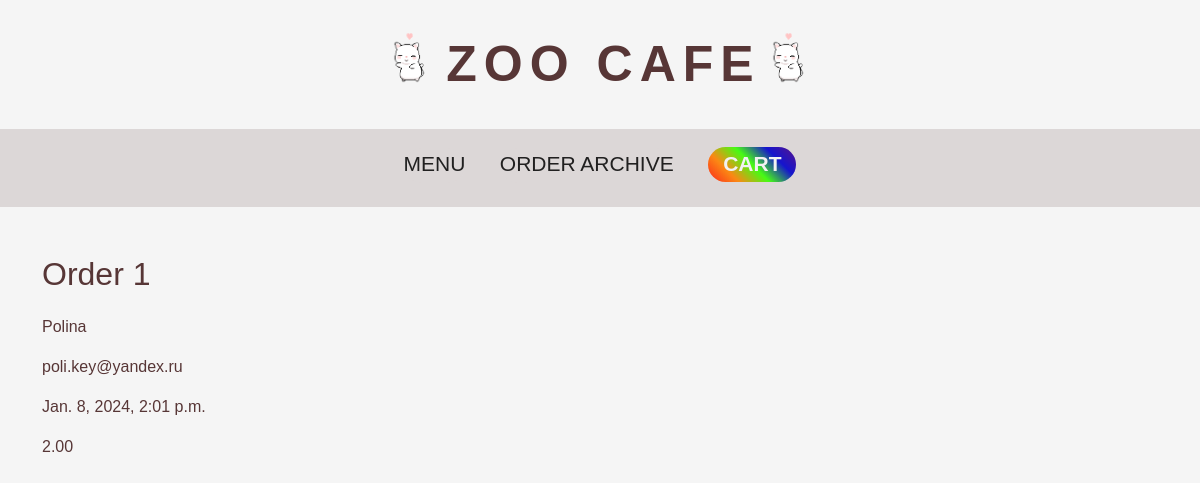
The app's page /order_detail/1 with its own data.
### core/models.py (models this page shows, shortened)
class Order(Model):
    id = AutoField(primary_key=True)
    customer_id = ForeignKey('Customer', verbose_name='Customer', null=False, on_delete=CASCADE)
    order_cost = DecimalField('Full cost', null=False, max_digits=7, decimal_places=2)
    date_time = DateTimeField('Date and time', null=False)
    class Meta:
        db_table = 'order'

class Customer(Model):
    id = AutoField(primary_key=True)     # объявление первичного ключа с автоинкрементом
    customer_name = CharField('Name', null=False, max_length=20, unique=True)    # поле не может быть пустым (NULL)
    email = CharField('E-mail', null=False, max_length=30, unique=True)
    class Meta:
        db_table = 'customer'

### core/views.py (the view)
# urls.py: path('order_detail/<int:pk>', views.OrderDetail.as_view(), name='order_detail'),
class OrderDetail(DetailView):
    model = models.Order
    template_name= 'core/order_detail.html'
    context_object_name = 'order'

### core/templates/core/order_detail.html (shortened to what this page needs)
{% extends 'core/layout.html' %}
{% load static %}
{% block content %}
  <div class="container mt-5">
    <h1>Order {{order.id}}</h1>
    <div>
      <p>{{order.customer_id.customer_name}}</p>
      <p>{{order.customer_id.email}}</p>
      <p>{{order.date_time}}</p>
      <p>{{order.order_cost}}</p>
    </div>
  </div>
{% endblock %}

### core/static/core/css/styles.css (style rules this page uses)
html, body { background: whitesmoke; font-family: "Verdana", sans-serif; font-size: 16px; color: #573636FF; font-weight: 500; width: 100%; height: 100%; }

### records on screen
Order: id "1", customer_id.customer_name "Polina", customer_id.email "poli.key@yandex.ru", date_time "Jan. 8, 2024, 2:01 p.m.", order_cost "2.00"
